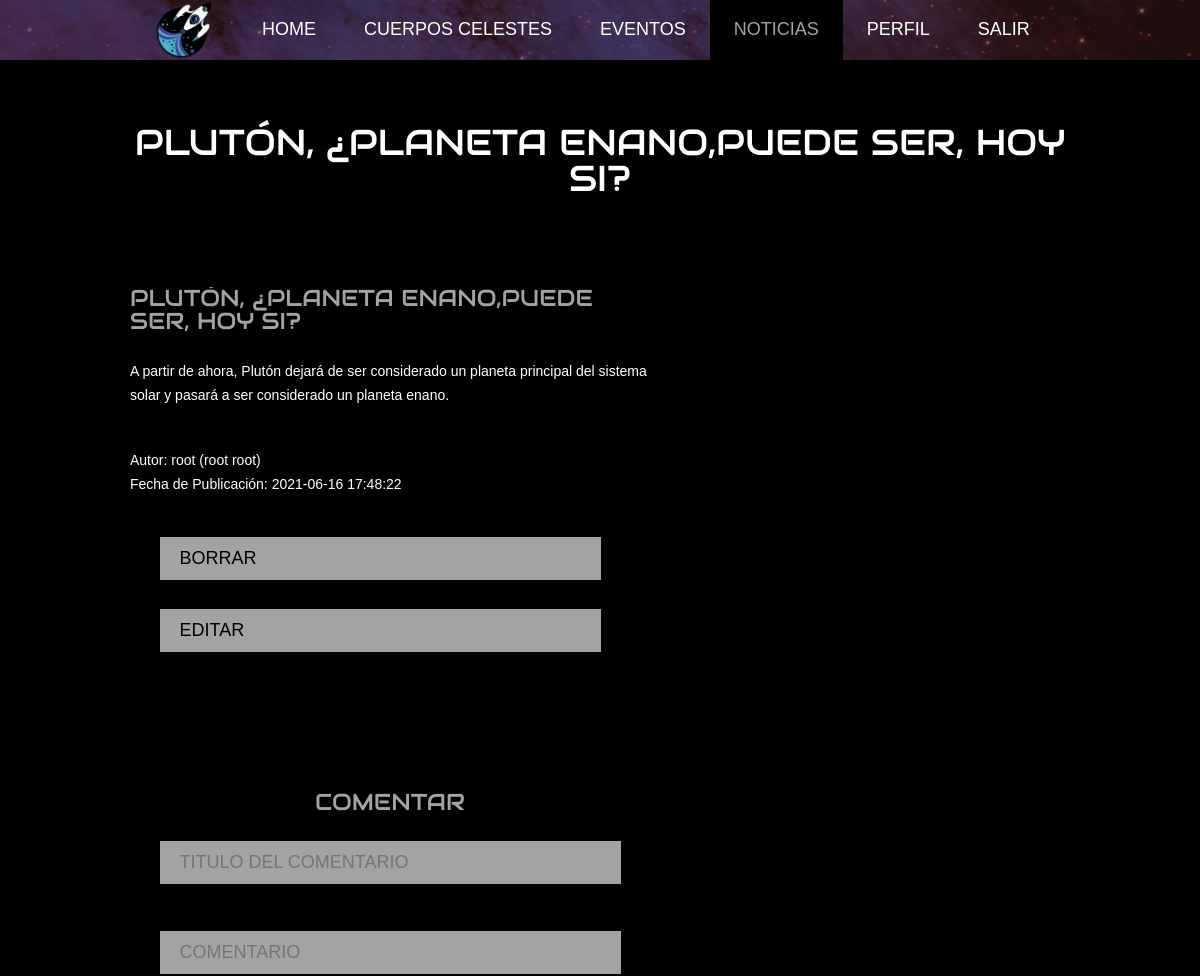
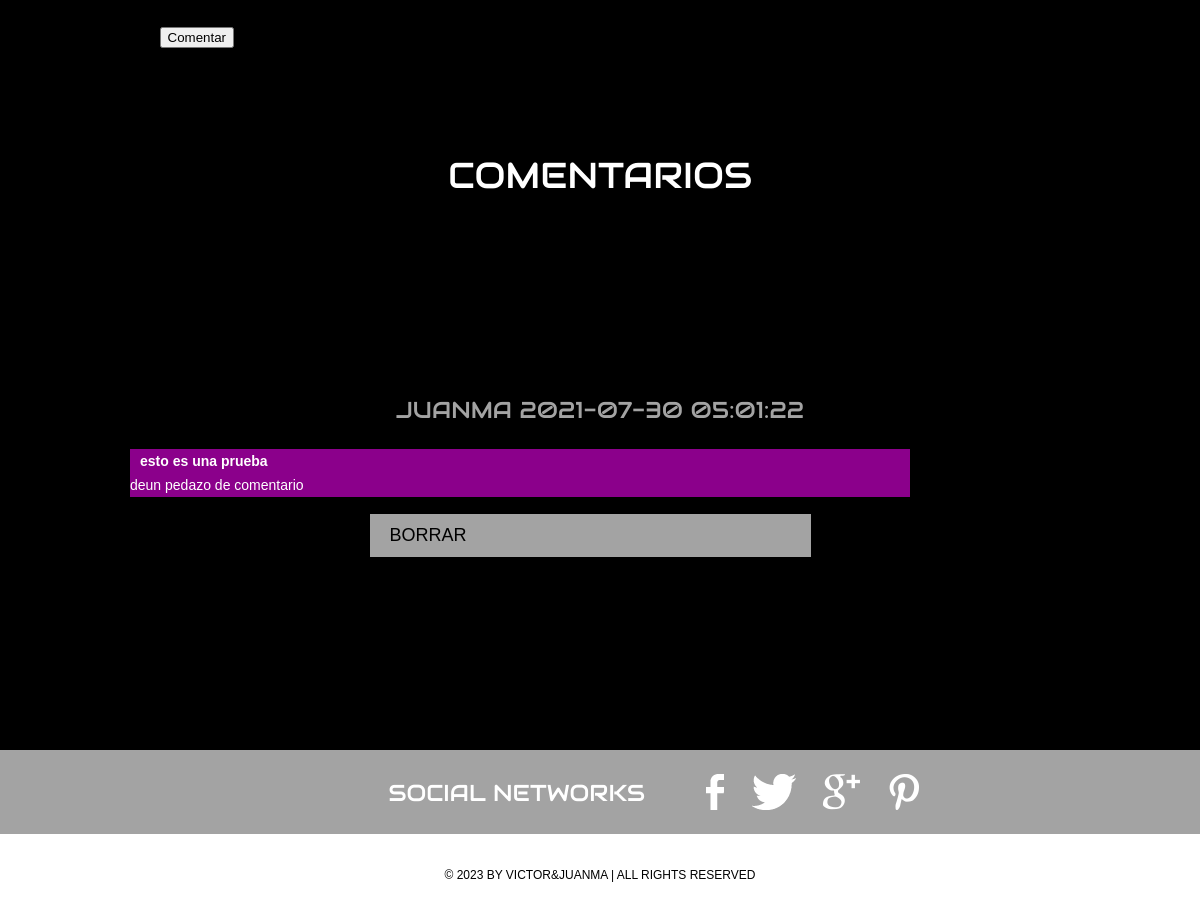
/noticia.php?idnew=3 (signed in), run on the app's committed database (2 pictures, top to bottom).
### tables this page shows
CREATE TABLE `new` (
  `idnew` int(4) NOT NULL,
  `idpublisher` int(4) NOT NULL,
  `title` varchar(255) NOT NULL,
  `content` varchar(255) NOT NULL,
  `publishmentdate` datetime NOT NULL
);

CREATE TABLE `user` (
  `iduser` int(4) NOT NULL,
  `username` varchar(255) NOT NULL,
  `name` varchar(255) NOT NULL,
  `lastname` varchar(255) NOT NULL,
  `birthdate` date NOT NULL,
  `email` varchar(255) NOT NULL,
  `password` varchar(255) NOT NULL,
  `registerdate` datetime NOT NULL,
  `erasuredate` datetime DEFAULT NULL,
  `admin` tinyint(1) NOT NULL
);

CREATE TABLE `comment` (
  `id` int(4) NOT NULL,
  `title` varchar(255) NOT NULL,
  `text` varchar(255) NOT NULL,
  `commentdate` datetime NOT NULL,
  `creatoruser` int(4) NOT NULL,
  `editoruser` int(4) DEFAULT NULL,
  `idnew` int(4) DEFAULT NULL,
  `idevent` int(4) DEFAULT NULL
);

### noticia.php (the view, shortened to what this page needs)
<?php
$admin = $_SESSION['admin'];
$db = new database();
$db = $db->connect();
$idnew = $_GET['idnew'];
$result = mysqli_query($db,"SELECT * FROM new WHERE idnew = '$idnew'");
$var = mysqli_fetch_array($result);
?>
<!doctype html>
<html>
<head>
    <link rel="stylesheet" href="css/style.css" type="text/css">
    <link rel="stylesheet" type="text/css" href="css/mobile.css">
</head>
<body>
<div id="page">
    <div id="header">
        <div>
            <ul id="navigation">
                <li class="menu">
                    <a href="home.php" class="logo2"><img src="images/logo.png" style="max-width: 60px;"></a>
                </li>
                <li class="menu">
                    <a href="home.php">Home</a>
                </li>
                <li class="menu">
                    <a href="cuerposcelestes.php">Cuerpos Celestes</a>
                </li>
                <li class="menu">
                    <a href="eventos.php">Eventos</a>
                </li>
                <li class="selected">
                    <a href="noticias.php">Noticias</a>
                </li>
                <li class="menu">
                    <a href="perfil.php">Perfil</a>
                </li>
            </ul>
            <ul>
                <li class="menu"><a href="logout.php">Salir</a></li>
            </ul>
        </div>
    </div>
    <div id="body">
        <div class="header">
            <div>
                <h1><?php echo $var[2]; ?></h1>
                <ul>
                    <li>
                        <div>
                            <h1><?php echo $var[2]; ?></h1>
                            <p><?php echo $var[3]; ?></p>
                            <p>
                                <?php
                                    $resultado = mysqli_query($db,"SELECT * FROM user WHERE iduser = '$var[1]'");
                                    $var1 = mysqli_fetch_array($resultado);
                                    echo "Autor: ".$var1[1]." (".$var1[2]." ".$var1[3].")<br/>";
                                    echo "Fecha de Publicación: ".$var[4];
                                    if ($admin == 1){
                                        ?>
                                            <form method="post" action="borrarnoticia.php">
                                                <input type="submit" name="borrar" value="Borrar">
                                            </form>
                                            <form method="post" action="editarnoticia.php">
                                                <input type="submit" value="Editar">
                                            </form>
                                        <?php
                                    }
                                ?>
                            </p>
                        </div>
                    </li>
                </ul>
                <ul>
                    <li>
                        <h2 style="position: inherit;width: 100%;right: auto;">Comentar</h2>
                        <div id="commentario">
                            <div id="texto">
                                <form method="post" action="comentar.php?noticia=true">
                                    <input type="textarea" maxlength="255" name="titulo" id="titulo" required placeholder="Titulo del Comentario" style="resize: none"/>>
                                    <input type="textarea" maxlength="255" name="comentario" id="comentario" required placeholder="Comentario"style="resize: none"/>
                                    <button type="submmit" name="comentar">Comentar</button>
                                </form>
                            </div>
                        </div>
                    </li>
                </ul>
                <ul>
                    <div id="mostrarComentarios">
                        <h1>Comentarios</h1>
                            <?php
                            $query = "SELECT * FROM comment WHERE idnew = ".$idnew." ORDER BY id DESC";
                            $salida = $db->query($query);
                            while($arr = mysqli_fetch_array($salida)){
                                $creador = $arr["creatoruser"];
                                $query_2 = "SELECT username FROM user WHERE iduser = ".$creador;
                                $salida_2 = $db->query($query_2);
                                $nombre = mysqli_fetch_array($salida_2);
                                echo "<div>";
                                echo "<h2>".$nombre["username"]." ".$arr["commentdate"]."</h2>";
                                echo "<p style='background-color: darkmagenta;position: absolute;text-align: inherit;'>";
                                echo "<span style='position: relative;align-content: center;left: 10px;font-weight: bold;'>".$arr["title"]."</span><br>".$arr["text"]."</p>";
                                echo "<div>";
                                if ($admin == 1){
                                    ?>
                                    <form method="post" action="borrarcomentario.php">
                                        <input type="submit" name="borrarnoticia" value="Borrar">
                                    </form>
                                    <?php
                                }
                            }
                            ?>
                        </div>
                    </div>
                </ul>
            </div>
    </div>
    <div id="footer">
        <div class="connect">
            <div>
                <h1>SOCIAL NETWORKS</h1>
                <div>
                    <a href="https://es-es.facebook.com/" class="facebook">facebook</a>
                    <a href="https://twitter.com/" class="twitter">twitter</a>
                    <a href="https://plus.google.com/" class="googleplus">googleplus</a>
                    <a href="https://www.pinterest.es/" class="pinterest">pinterest</a>
                </div>
            </div>
        </div>
        <div class="footnote">
            <div>
                <p>&copy; 2023 BY VICTOR&JUANMA | ALL RIGHTS RESERVED</p>
            </div>
        </div>
    </div>
</div>
</body>
</html>

### data on the page
new: title "PLUTÓN, ¿PLANETA ENANO,PUEDE SER, HOY SI?", content "A partir de ahora, Plutón dejará de ser considerado un planeta principal del sistema solar y pasará a ser considerado un planeta enano.", publishmentdate "2021-06-16 17:48:22"
user: username "root", name "root", lastname "root"
comment: creatoruser.username "JUANMA", commentdate "2021-07-30 05:01:22", title "esto es una prueba", text "deun pedazo de comentario"
